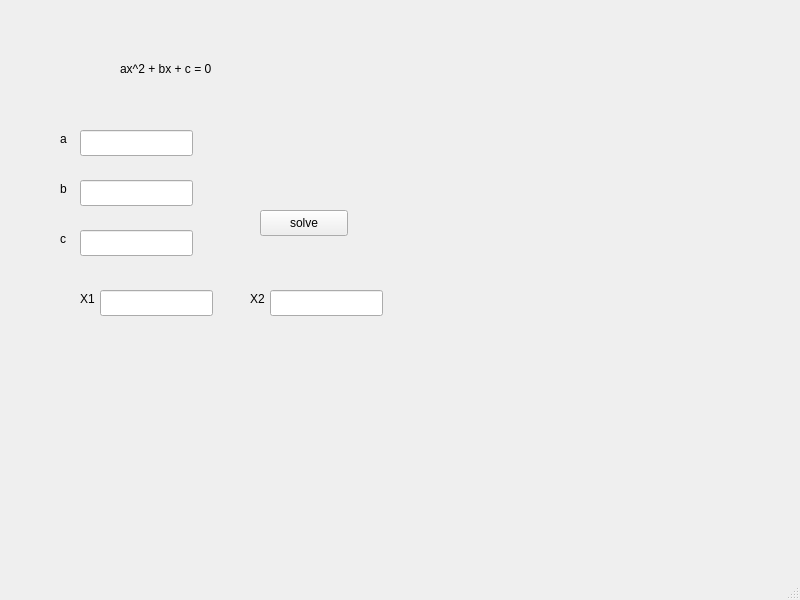
<?xml version="1.0" encoding="UTF-8"?>
<ui version="4.0">
 <class>MainWindow</class>
 <widget class="QMainWindow" name="MainWindow">
  <property name="geometry">
   <rect>
    <x>0</x>
    <y>0</y>
    <width>800</width>
    <height>600</height>
   </rect>
  </property>
  <property name="windowTitle">
   <string>MainWindow</string>
  </property>
  <widget class="QWidget" name="centralwidget">
   <widget class="QLabel" name="label">
    <property name="geometry">
     <rect>
      <x>60</x>
      <y>130</y>
      <width>16</width>
      <height>18</height>
     </rect>
    </property>
    <property name="text">
     <string>a</string>
    </property>
   </widget>
   <widget class="QLabel" name="label_2">
    <property name="geometry">
     <rect>
      <x>60</x>
      <y>180</y>
      <width>66</width>
      <height>18</height>
     </rect>
    </property>
    <property name="text">
     <string>b</string>
    </property>
   </widget>
   <widget class="QLabel" name="label_3">
    <property name="geometry">
     <rect>
      <x>60</x>
      <y>230</y>
      <width>66</width>
      <height>18</height>
     </rect>
    </property>
    <property name="text">
     <string>c</string>
    </property>
   </widget>
   <widget class="QLabel" name="label_4">
    <property name="geometry">
     <rect>
      <x>80</x>
      <y>290</y>
      <width>21</width>
      <height>18</height>
     </rect>
    </property>
    <property name="text">
     <string>X1</string>
    </property>
   </widget>
   <widget class="QLabel" name="label_5">
    <property name="geometry">
     <rect>
      <x>250</x>
      <y>290</y>
      <width>21</width>
      <height>18</height>
     </rect>
    </property>
    <property name="text">
     <string>X2</string>
    </property>
   </widget>
   <widget class="QLabel" name="example">
    <property name="geometry">
     <rect>
      <x>120</x>
      <y>60</y>
      <width>131</width>
      <height>18</height>
     </rect>
    </property>
    <property name="text">
     <string>ax^2 + bx + c = 0</string>
    </property>
   </widget>
   <widget class="QLineEdit" name="a">
    <property name="geometry">
     <rect>
      <x>80</x>
      <y>130</y>
      <width>113</width>
      <height>26</height>
     </rect>
    </property>
   </widget>
   <widget class="QLineEdit" name="b">
    <property name="geometry">
     <rect>
      <x>80</x>
      <y>180</y>
      <width>113</width>
      <height>26</height>
     </rect>
    </property>
   </widget>
   <widget class="QLineEdit" name="c">
    <property name="geometry">
     <rect>
      <x>80</x>
      <y>230</y>
      <width>113</width>
      <height>26</height>
     </rect>
    </property>
   </widget>
   <widget class="QLineEdit" name="X1">
    <property name="geometry">
     <rect>
      <x>100</x>
      <y>290</y>
      <width>113</width>
      <height>26</height>
     </rect>
    </property>
    <property name="readOnly">
     <bool>true</bool>
    </property>
   </widget>
   <widget class="QLineEdit" name="X2">
    <property name="geometry">
     <rect>
      <x>270</x>
      <y>290</y>
      <width>113</width>
      <height>26</height>
     </rect>
    </property>
    <property name="readOnly">
     <bool>true</bool>
    </property>
   </widget>
   <widget class="QPushButton" name="pushButton">
    <property name="geometry">
     <rect>
      <x>260</x>
      <y>210</y>
      <width>88</width>
      <height>26</height>
     </rect>
    </property>
    <property name="text">
     <string>solve</string>
    </property>
   </widget>
  </widget>
  <widget class="QMenuBar" name="menubar">
   <property name="geometry">
    <rect>
     <x>0</x>
     <y>0</y>
     <width>800</width>
     <height>23</height>
    </rect>
   </property>
  </widget>
  <widget class="QStatusBar" name="statusbar"/>
 </widget>
 <resources/>
 <connections/>
</ui>
